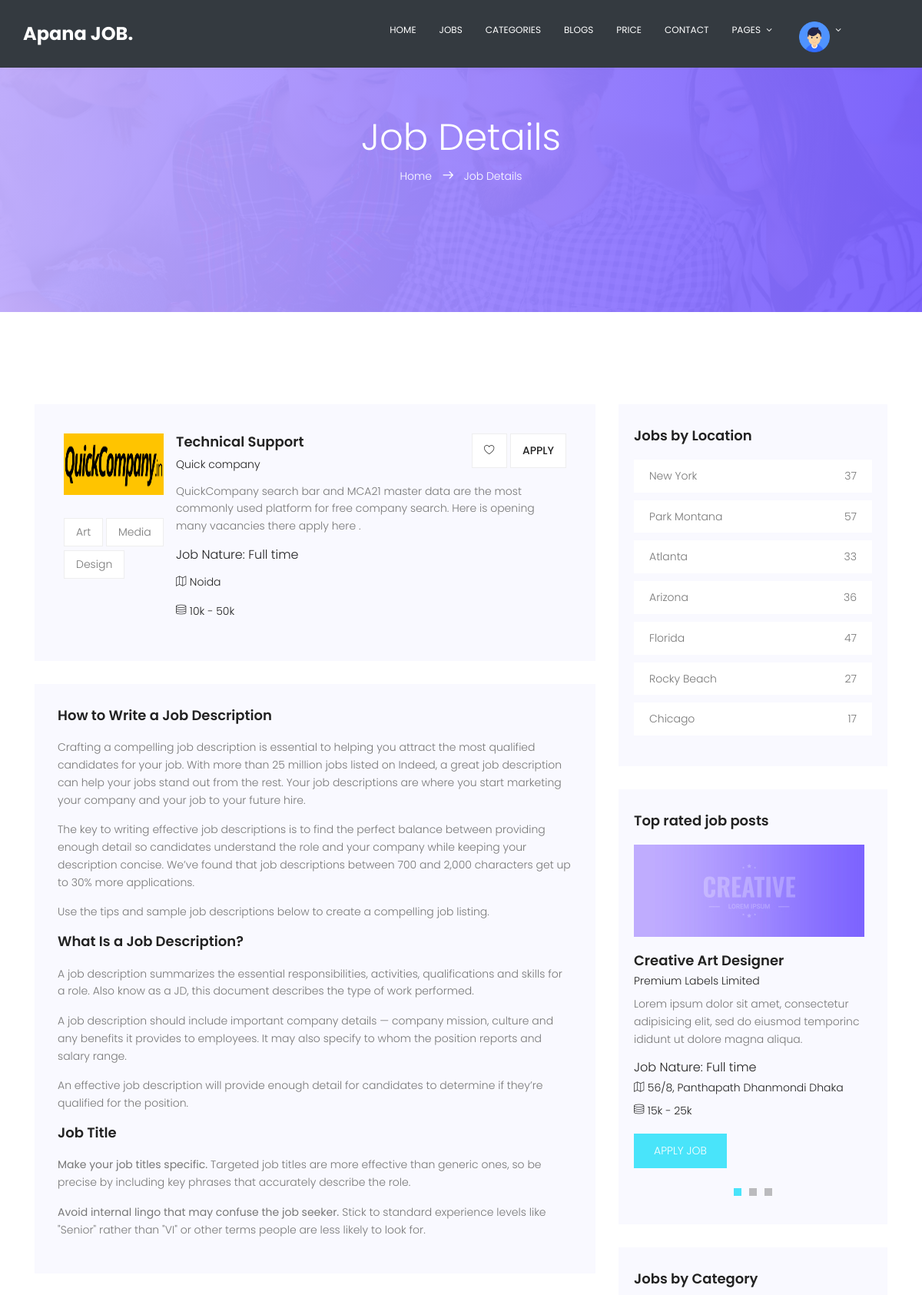
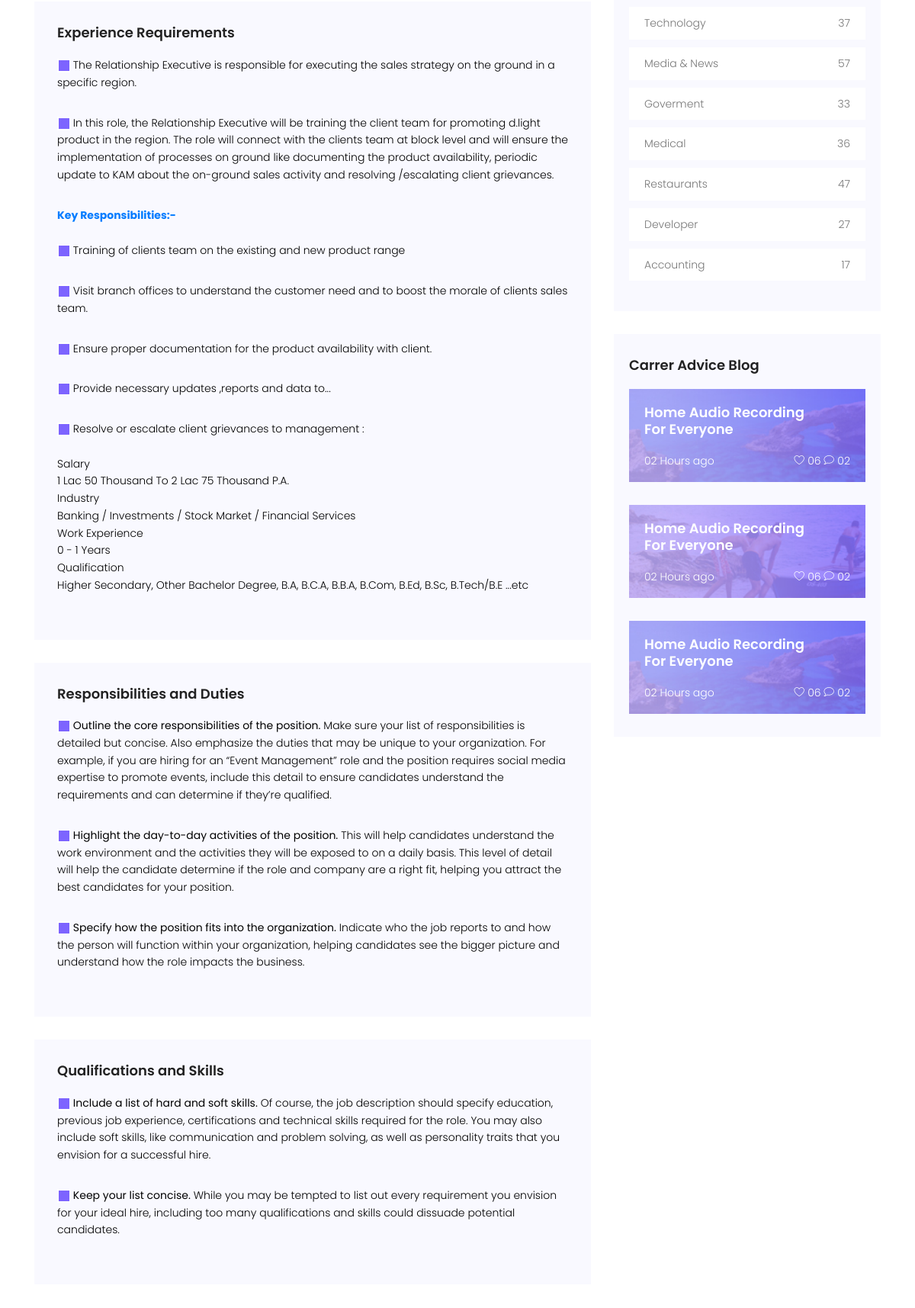
Page /jobs/view/1 (upper part) on the committed database (2 pictures, top to bottom).
### tables this page shows
CREATE TABLE `jobs` (
  `job_id` int(11) NOT NULL,
  `job_uid` varchar(15) NOT NULL,
  `job_name` varchar(255) NOT NULL,
  `company_name` varchar(255) NOT NULL,
  `job_desc` longtext NOT NULL,
  `job_type` varchar(255) NOT NULL,
  `job_category` varchar(255) NOT NULL,
  `company_address` varchar(255) NOT NULL,
  `company_min_salary` varchar(255) NOT NULL,
  `company_max_salary` varchar(255) NOT NULL,
  `company_logo` varchar(255) NOT NULL,
  `created_at` timestamp NOT NULL DEFAULT current_timestamp(),
  `updated_at` timestamp NOT NULL DEFAULT current_timestamp() ON UPDATE current_timestamp()
);

### application/views/jobs/view.php (the view, shortened to what the rows shown need)
<section class="banner-area relative" id="home">
   <div class="container">
      <div class="row d-flex align-items-center justify-content-center">
         <div class="about-content col-lg-12">
            <h1 class="text-white">
               Job Details
            </h1>
         </div>
      </div>
   </div>
</section>
<section class="post-area section-gap">
   <div class="container">
      <div class="row justify-content-center d-flex">
         <div class="col-lg-8 post-list">
            <div class="single-post d-flex flex-row">
               <div class="thumb m-2">
                  <img src="<?php echo base_url(); ?>/assets/Apanajob/job/<?php echo $jobs['company_logo']; ?>" alt="" style="width:130px;height:80px;">
                  <ul class="tags">
                     <li>
                     </li>
                     <li>
                     </li>
                     <li>
                     </li>
                  </ul>
               </div>
               <div class="details m-2">
                  <div class="title d-flex flex-row justify-content-between">
                     <div class="titles">
                        <a href="#">
                           <h4><?php echo $jobs['job_name']; ?></h4>
                        </a>
                        <h6><?php echo $jobs['company_name']; ?></h6>
                     </div>
                     <ul class="btns">
                     </ul>
                  </div>
                  <p>
                     <?php echo $jobs['job_desc']; ?>
                  </p>
                  <h5>Job Nature: <?php echo $jobs['job_type']; ?></h5>
                  <p class="address"><span class="lnr lnr-map"></span>
                     <?php echo $jobs['company_address']; ?>
                  </p>
                  <p class="address"><span class="lnr lnr-database"></span> <?php echo $jobs['company_min_salary']; ?> - <?php echo $jobs['company_max_salary'];?></p>
               </div>
            </div>
         </div>
      </div>
   </div>
</section>

### rows in the picture
jobs: company_logo (picture), job_name "Technical Support", company_name "Quick company", job_desc "QuickCompany search bar and MCA21 master data are the most commonly used platform for free company search. Here is opening many vacancies there apply here .", job_type "Full time", company_address "Noida", company_min_salary "10k", company_max_salary "50k"
